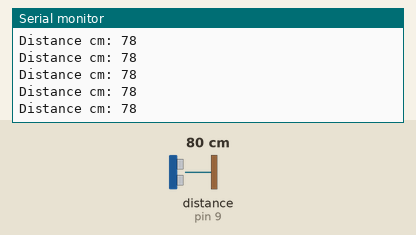
Simulated run of this sketch. Board: Arduino Uno, built with avr-gcc and run on an emulated ATmega328P. Shown: the last lines printed to the serial monitor. Wiring (inferred from the names in the program): ultrasonic range finder: trigger pin 8; echo pin 9. Inputs (shaded band) come from the test bench; at power-on: distance to the obstacle (sensor on pin 9) 80 cm. The echo pulse lasts 58.3 µs per cm.

Above: at 1.2 s.
1.3 s: distance to the obstacle (sensor on pin 9) set to 2 cm
At 1.8 s:
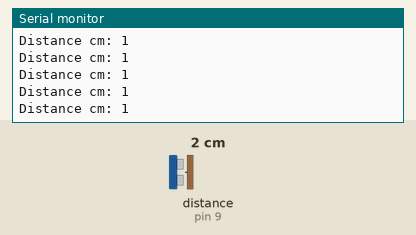
4.3 s: distance to the obstacle (sensor on pin 9) set to 120 cm
At 5.1 s:
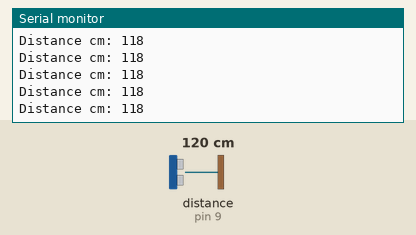
7.3 s: distance to the obstacle (sensor on pin 9) set to 18 cm
At 8.1 s:
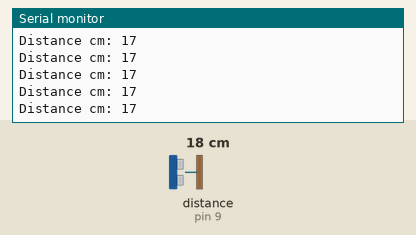
13.3 s: distance to the obstacle (sensor on pin 9) set to 250 cm
At 13.8 s:
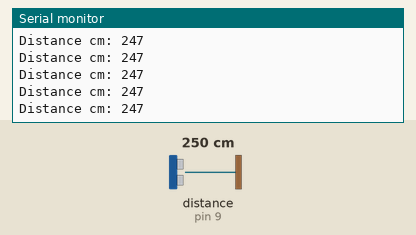
16.3 s: distance to the obstacle (sensor on pin 9) set to 4 cm
At 16.9 s:
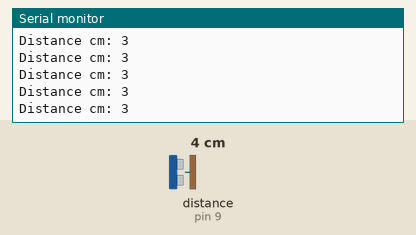
Timing chart, 0 to 19.3 s (numbered marks = the images above; inputs shaded):
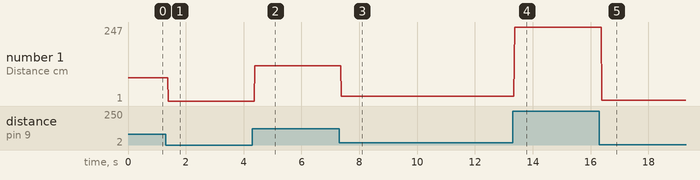

The sketch:

HC_SR04.ino
```cpp
/*
Author              : Genady M (GitHub user name: gy-m)
Arduino IDE         : 1.8.12
GitHub Repository:  : https://github.com/gy-m/Arduino_Uno
Credits:            : Dejan Nedelkovski
  Ultrasonic Sensor HC-SR04 and Arduino Tutorial
  www.HowToMechatronics.com
==============================================================================
*/

// defines pins numbers - nano
//const int sonar_trigPin = 10;
//const int sonar_echoPin = 11;
// defines pins numbers - uno
const int sonar_trigPin = 8;
const int sonar_echoPin = 9;

// defines variables
long duration;
int distance;

void setup() {
  pinMode(sonar_trigPin, OUTPUT); // Sets the trigPin as an Output
  pinMode(sonar_echoPin, INPUT); // Sets the echoPin as an Input
  Serial.begin(9600); // Starts the serial communication
}
void loop() {
  // Clears the trigPin
  digitalWrite(sonar_trigPin, LOW);
  delayMicroseconds(2);
  // Sets the trigPin on HIGH state for 10 micro seconds
  digitalWrite(sonar_trigPin, HIGH);
  delayMicroseconds(10);
  digitalWrite(sonar_trigPin, LOW);
  // Reads the echoPin, returns the sound wave travel time in microseconds
  duration = pulseIn(sonar_echoPin, HIGH);
  // Calculating the distance
  distance= duration*0.034/2;
  // Prints the distance on the Serial Monitor
  Serial.print("Distance cm: ");
  Serial.println(distance);
}
```

Measured:
- after the input at 1.3 s, the serial monitor: prints a new line after 0.08 s (image 1)
- after the input at 4.3 s, the serial monitor: prints a new line after 0.08 s (image 2)
- after the input at 7.3 s, the serial monitor: prints a new line after 0.07 s (image 3)
- after the input at 13.3 s, the serial monitor: prints a new line after 0.07 s (image 4)
- after the input at 16.3 s, the serial monitor: prints a new line after 0.08 s (image 5)
- plotted number 1: 78 → 1 after the input at 1.3 s, 1 → 118 after the input at 4.3 s, 118 → 17 after the input at 7.3 s, 17 → 247 after the input at 13.3 s, 247 → 3 after the input at 16.3 s
